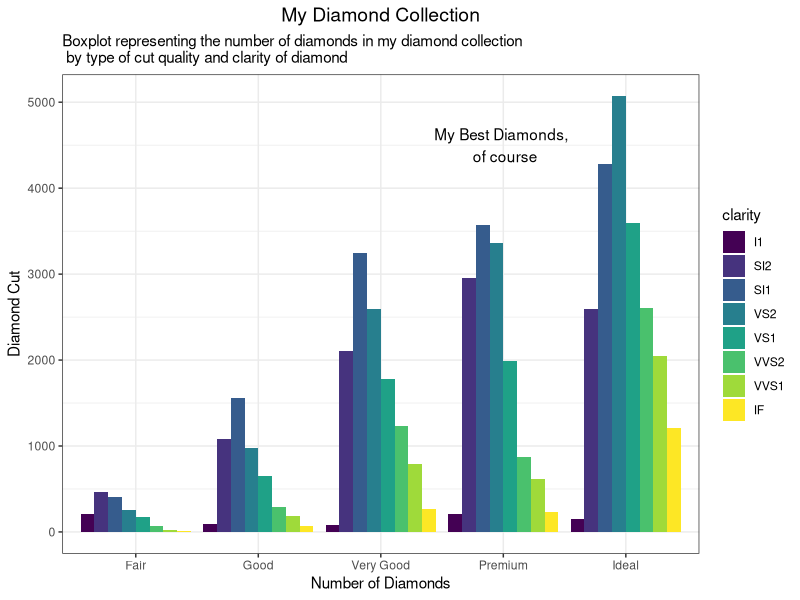
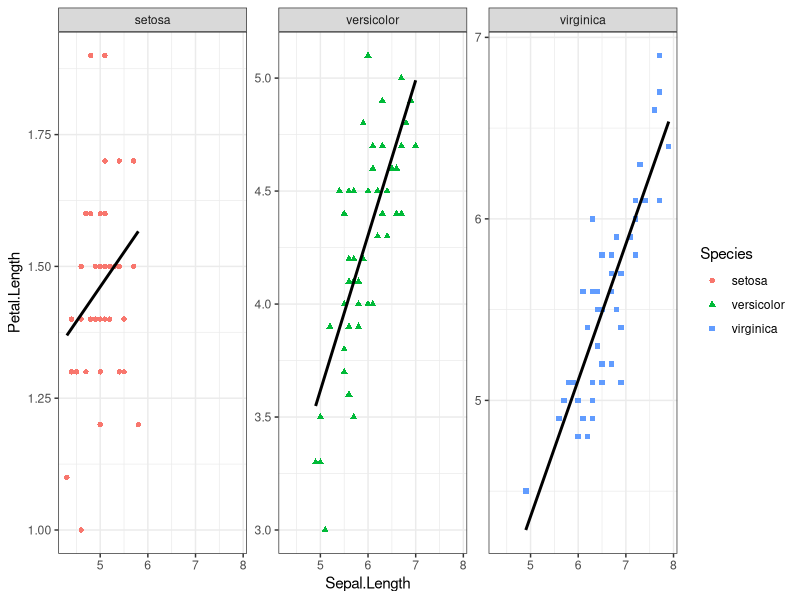
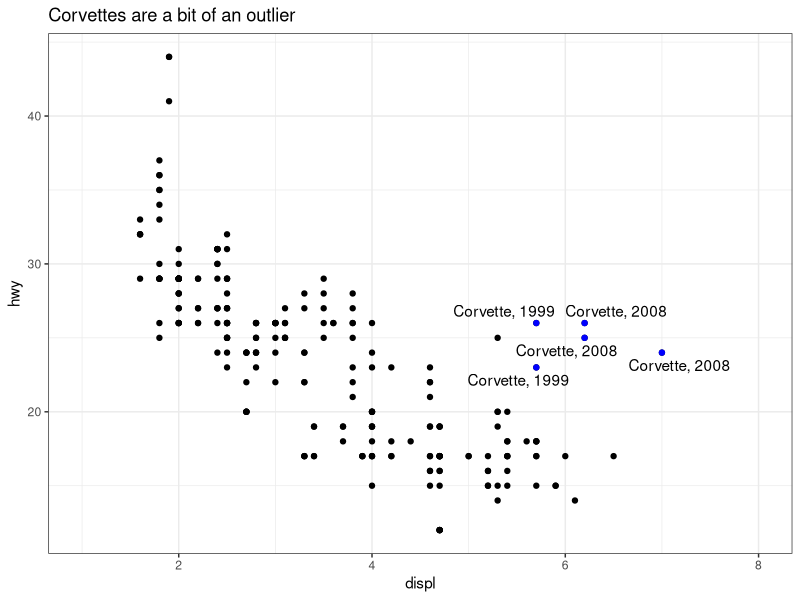
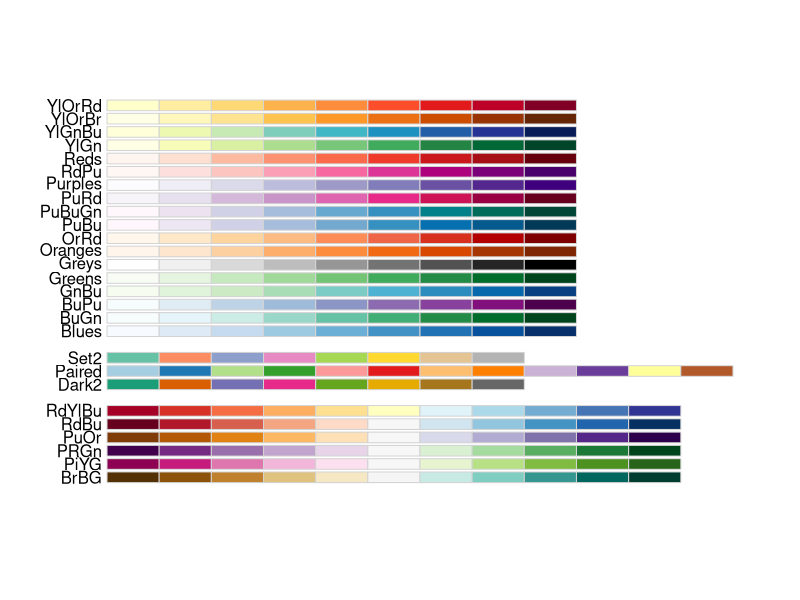

Recreate these plots in R, in order.
## ---- chunk 1
knitr::opts_chunk$set(echo = FALSE)
## ---- chunk 2
library("ggplot2")
library("magrittr") #so I can do some piping
data("diamonds")
data("mpg")
data("iris")
theme_set(theme_bw()) #I'll give you this one, you can set the theme individually for graphs
#or you can set the theme for all the graphs using theme_set()
#theme_bw() is best theme (IMO)

#for graph 3:
library("ggrepel")


## ---- chunk 3
data("diamonds")
#hint think about the *position* the bars are in...
## ---- chunk 4

ggplot(diamonds, aes(cut)) + 
  geom_bar(aes(fill=clarity), position = "dodge") +
  xlab("Number of Diamonds") +
  ylab("Diamond Cut") +
  ggtitle(label="My Diamond Collection",subtitle="Boxplot representing the number of diamonds in my diamond collection \n by type of cut quality and clarity of diamond") + theme(plot.title = element_text(hjust = 0.5, size = 14)) +
  annotate("text", x=4, y=4500, label= "My Best Diamonds, \n of course")

## ---- chunk 5
data("iris")
## ---- chunk 6

ggplot(iris, mapping = aes(x = Sepal.Length, y = Petal.Length, color = Species, shape =Species)) + 
  geom_point() + 
  geom_smooth(se = F, method ="lm",color = "black")  +
  facet_wrap(~Species, scales="free_y",)
## ---- chunk 7
data("mpg")
corvette <- mpg[mpg$model == "corvette",]
#install
require("ggrepel") #useful for making text annotations better, hint hint
set.seed(42)
## ---- chunk 8
ggplot(mpg,mapping = aes(x = displ, y = hwy)) + 
  geom_point() +
  xlim(1,8)+
  ggtitle(label="Corvettes are a bit of an outlier") +
  geom_point(data=corvette,color="blue") +
  geom_text_repel(data= corvette, aes(label= paste("Corvette,",year)))
## ---- chunk 9
data(mpg)

#hint for the coloring, colorbrewer and you can set palette colors and make your graphs colorblind friendly
library(RColorBrewer)
display.brewer.all(colorblindFriendly = T) #take a look at the colorblindfriendly options
## ---- chunk 10
